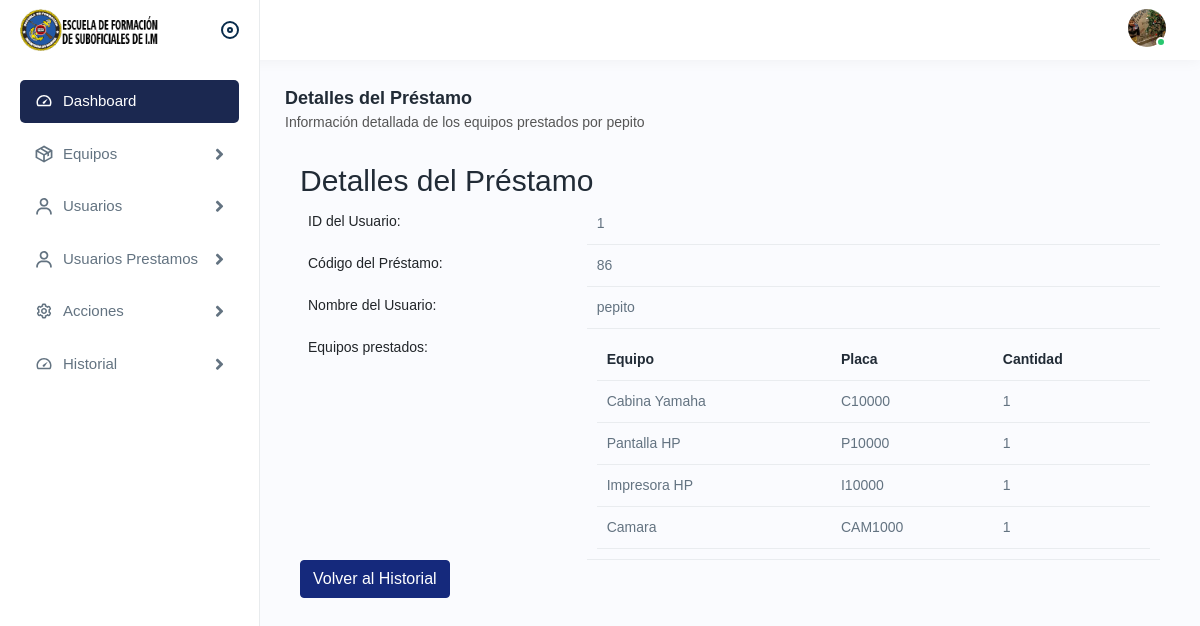
Page /ver_detalles_prestamos.php?id=86 (signed in) on the committed database.
### tables this page shows
CREATE TABLE `historial_prestamos` (
  `id` int(11) NOT NULL,
  `id_prestamo` int(11) NOT NULL,
  `usuario_id` int(11) NOT NULL,
  `Nombre_usuario` varchar(100) NOT NULL,
  `Serie_equipo` varchar(50) NOT NULL,
  `Equipo` varchar(100) NOT NULL,
  `Cantidad_prestada` int(11) NOT NULL,
  `placa_equipo` varchar(100) NOT NULL,
  `Estado` varchar(50) NOT NULL
);

CREATE TABLE `equipos` (
  `id` int(11) NOT NULL,
  `Serie` varchar(50) NOT NULL,
  `Nombre` varchar(100) NOT NULL,
  `Categoria` varchar(100) NOT NULL,
  `Estado` varchar(30) NOT NULL,
  `Cantidad` int(11) NOT NULL,
  `Imagen` longblob NOT NULL
);

### ver_detalles_prestamos.php (the view, shortened to what this page needs)
<?php
include "./conexion.php";
if (isset($_GET['id'])) {
    $id_prestamo = $_GET['id'];
    $sql = $mysqli->query("SELECT * FROM historial_prestamos WHERE id_prestamo = $id_prestamo");
    if ($sql->num_rows > 0) {
        $detalle = $sql->fetch_object();
    } else {
        echo "No se encontró el préstamo con ese ID.";
        exit();
    }
} else {
    echo "ID de préstamo no especificado.";
    exit();
}
$id_prestamo = $detalle->id_prestamo;
$prestamos = [];
if ($id_prestamo > 0) {
    $prestamos_stmt = $mysqli->prepare("SELECT dp.id, e.Nombre AS Nombre_equipo, dp.Cantidad_prestada, e.Serie, dp.placa_equipo AS placa_equipo
        FROM historial_prestamos dp
        INNER JOIN equipos e ON dp.serie_equipo = e.Serie
        INNER JOIN prestamos p ON dp.id_prestamo = p.id
        WHERE p.id = ?");
    if ($prestamos_stmt) {
        $prestamos_stmt->bind_param("i", $id_prestamo);
        $prestamos_stmt->execute();
        $prestamos_result = $prestamos_stmt->get_result();
        $prestamos = $prestamos_result->fetch_all(MYSQLI_ASSOC);
    }
}
?>
<!DOCTYPE html>
<html lang="en">
<head>
    <link rel="stylesheet" href="assets/css/bootstrap.min.css" />
    <link rel="stylesheet" href="assets/css/animate.css" />
    <link rel="stylesheet" href="assets/plugins/select2/css/select2.min.css" />
    <link rel="stylesheet" href="assets/css/dataTables.bootstrap4.min.css" />
    <link rel="stylesheet" href="assets/plugins/fontawesome/css/fontawesome.min.css" />
    <link rel="stylesheet" href="assets/plugins/fontawesome/css/all.min.css" />
    <link rel="stylesheet" href="assets/css/style.css" />
</head>
<body>
    <div class="main-wrapper">
        <div class="header">
            <div class="header-left active">
                <a href="index.php" class="logo">
                    <img src="assets/img/logos/LOGO ESFIM SUB.png" alt="" width="50px" />
                </a>
                <a id="toggle_btn" href="javascript:void(0);"> </a>
            </div>
            <ul class="nav user-menu">
                <li class="nav-item dropdown has-arrow main-drop">
                    <a href="javascript:void(0);" class="dropdown-toggle nav-link userset" data-bs-toggle="dropdown">
                        <span class="user-img"><img src="assets/img/profiles/avator1.jpg" alt="" />
                            <span class="status online"></span></span>
                    </a>
                </li>
            </ul>
        </div>
        <div class="sidebar" id="sidebar">
            <div class="sidebar-inner slimscroll">
                <div id="sidebar-menu" class="sidebar-menu">
                    <ul>
                        <li class="active">
                            <a href="index.php"><img src="assets/img/icons/dashboard.svg" alt="img" /><span>
                                    Dashboard</span>
                            </a>
                        </li>
                        <li class="submenu">
                            <a href="javascript:void(0);"><img src="assets/img/icons/product.svg" alt="img" /><span>
                                    Equipos</span>
                                <span class="menu-arrow"></span></a>
                        </li>
                        <li class="submenu">
                            <a href="javascript:void(0);"><img src="assets/img/icons/users1.svg" alt="img" /><span>
                                    Usuarios</span>
                                <span class="menu-arrow"></span></a>
                        </li>
                        <li class="submenu">
                            <a href="javascript:void(0);"><img src="assets/img/icons/users1.svg" alt="img" /><span>
                                    Usuarios Prestamos</span>
                                <span class="menu-arrow"></span></a>
                        </li>
                        <li class="submenu">
                            <a href="javascript:void(0);"><img src="assets/img/icons/settings.svg" alt="img" /><span>
                                    Acciones</span>
                                <span class="menu-arrow"></span></a>
                        </li>
                        <li class="submenu">
                            <a href="historial.php"><img src="assets/img/icons/dashboard.svg" alt="img" /><span>
                                    Historial</span>
                                <span class="menu-arrow"></span></a>
                        </li>
                    </ul>
                </div>
            </div>
        </div>
    </div>
    <div class="page-wrapper">
        <div class="content">
            <div class="page-header">
                <div class="page-title">
                    <h4>Detalles del Préstamo</h4>
                    <h6>Información detallada de los equipos prestados por <?php echo htmlspecialchars($detalle->Nombre_usuario); ?></h6>
                </div>
            </div>
            <div class="container">
                <h2>Detalles del Préstamo</h2>
                <table class="table table-bordered">
                    <tr>
                        <th>ID del Usuario:</th>
                        <td><?php echo $detalle->usuario_id; ?></td>
                    </tr>
                    <tr>
                        <th>Código del Préstamo:</th>
                        <td><?php echo $detalle->id_prestamo; ?></td>
                    </tr>
                    <tr>
                        <th>Nombre del Usuario:</th>
                        <td><?php echo $detalle->Nombre_usuario; ?></td>
                    </tr>
                    <tr>
                        <th>Equipos prestados:</th>
                        <td>
                            <table class="table">
                                <thead>
                                    <tr>
                                        <th>Equipo</th>
                                        <th>Placa</th>
                                        <th>Cantidad</th>
                                    </tr>
                                </thead>
                                <tbody>
                                    <?php foreach ($prestamos as $equipo) : ?>
                                        <tr>
                                            <td><?php echo htmlspecialchars($equipo['Nombre_equipo']); ?></td>
                                            <td><?php echo htmlspecialchars($equipo['placa_equipo']); ?></td>
                                            <td><?php echo htmlspecialchars($equipo['Cantidad_prestada']); ?></td>
                                        </tr>
                                    <?php endforeach; ?>
                                </tbody>
                            </table>
                        </td>
                    </tr>
                </table>
                <a href="historial_prestamos.php" class="btn btn-primary">Volver al Historial</a>
            </div>
        </div>
    </div>
</body>
</html>

### rows in the picture
historial_prestamos: Nombre_usuario "pepito", usuario "1", id_prestamo "86", equipos.Nombre "Cabina Yamaha", placa_equipo "C10000", Cantidad_prestada "1"
historial_prestamos: equipos.Nombre "Pantalla HP", placa_equipo "P10000", Cantidad_prestada "1"
historial_prestamos: equipos.Nombre "Impresora HP", placa_equipo "I10000", Cantidad_prestada "1"
historial_prestamos: equipos.Nombre "Camara", placa_equipo "CAM1000", Cantidad_prestada "1"
